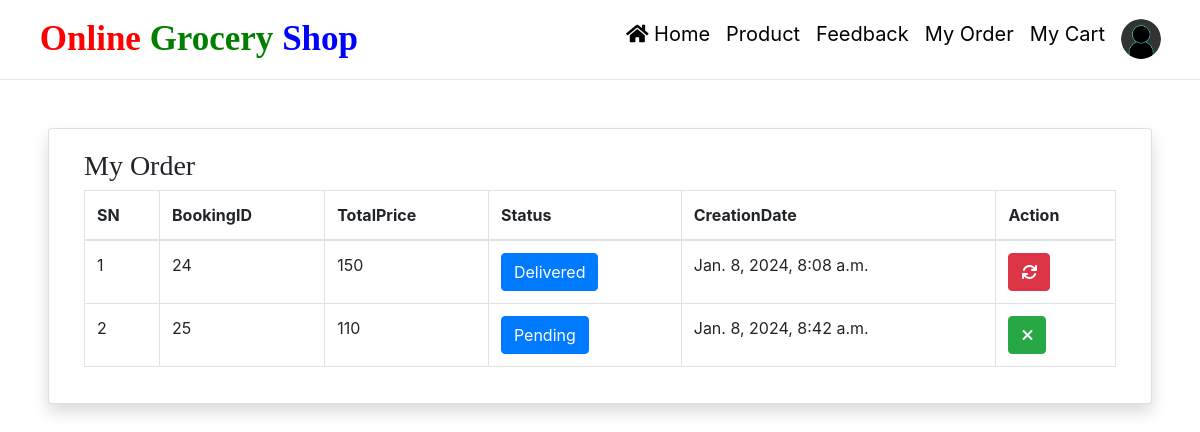
The page /my-order/ (signed in) on the database its author committed.
### groceryapp/models.py (models this page shows, shortened)
class Booking(models.Model):
    user = models.ForeignKey(User, on_delete=models.CASCADE, null=True, blank=True)
    product = models.TextField(default={'objects': []}, null=True, blank=True)
    total = models.CharField(max_length=100, null=True, blank=True)
    status = models.IntegerField(choices=ORDERSTATUS, default=1)
    created = models.DateTimeField(auto_now_add=True)
    updated = models.DateTimeField(auto_now=True)

### groceryapp/views.py (the view)
# urls.py: path('my-order/', myOrder, name="myorder"),
def myOrder(request):
    if not request.user.is_authenticated:
        return redirect('userlogin')
    order = Booking.objects.filter(user=request.user)
    return render(request, "my-order.html", locals())

### groceryapp/templates/my-order.html (shortened to what this page needs)
<!DOCTYPE html>
{% load static %}
<html lang="en">
<head>
    <link rel="stylesheet" href="https://cdnjs.cloudflare.com/ajax/libs/font-awesome/6.2.1/css/all.min.css" />
</head>
<body>
{% include 'navigation.html' %}
<hr class="mt-0">
<div class="card shadow m-5" id="myorder">
    <div class="card-body">
        <div class="container-fluid">
            <h3 style="font-family:roman">My Order</h3>
            <table class="table table-bordered" style="width:100%">
                <thead>
                <tr>
                    <th>SN</th>
                    <th>BookingID</th>
                    <th>TotalPrice</th>
                    <th>Status</th>
                    <th>CreationDate</th>
                    <th>Action</th>
                </tr>
                </thead>
                <tbody>
                {% for i in order %}
                <tr>
                    <td>{{forloop.counter}}</td>
                    <td>{{i.id}}</td>
                    <td>{{i.total}}</td>
                    <td><a href="/user-order-track/{{i.id}}/" class="btn btn-primary" title="Track Status">{{i.get_status_display}}</a></td>
                    <td>{{i.created}}</td>
                    <td>
                        {% if i.status < 4 %}
                            <a href="/change-order-status/{{i.id}}/?status=5" class="btn btn-success" title="Cancel Order"><i class="fa-solid fa-xmark"></i></a>
                        {% endif %}
                        {% if i.status == 4 %}
                            <a href="/change-order-status/{{i.id}}/?status=6" class="btn btn-danger" title="Return Order"><i class="fa-solid fa-refresh"></i></a>
                        {% endif %}
                    </td>
                </tr>
                {% endfor %}
                </tbody>
            </table>
        </div>
    </div>
</div>
</body>
</html>

### groceryapp/static/css/mystyle.css (style rules this page uses)
html { scroll-behavior:smooth; }

### rows shown on the page
Booking: id "24", total "150", status "Delivered", created "Jan. 8, 2024, 8:08 a.m."
Booking: id "25", total "110", status "Pending", created "Jan. 8, 2024, 8:42 a.m."
